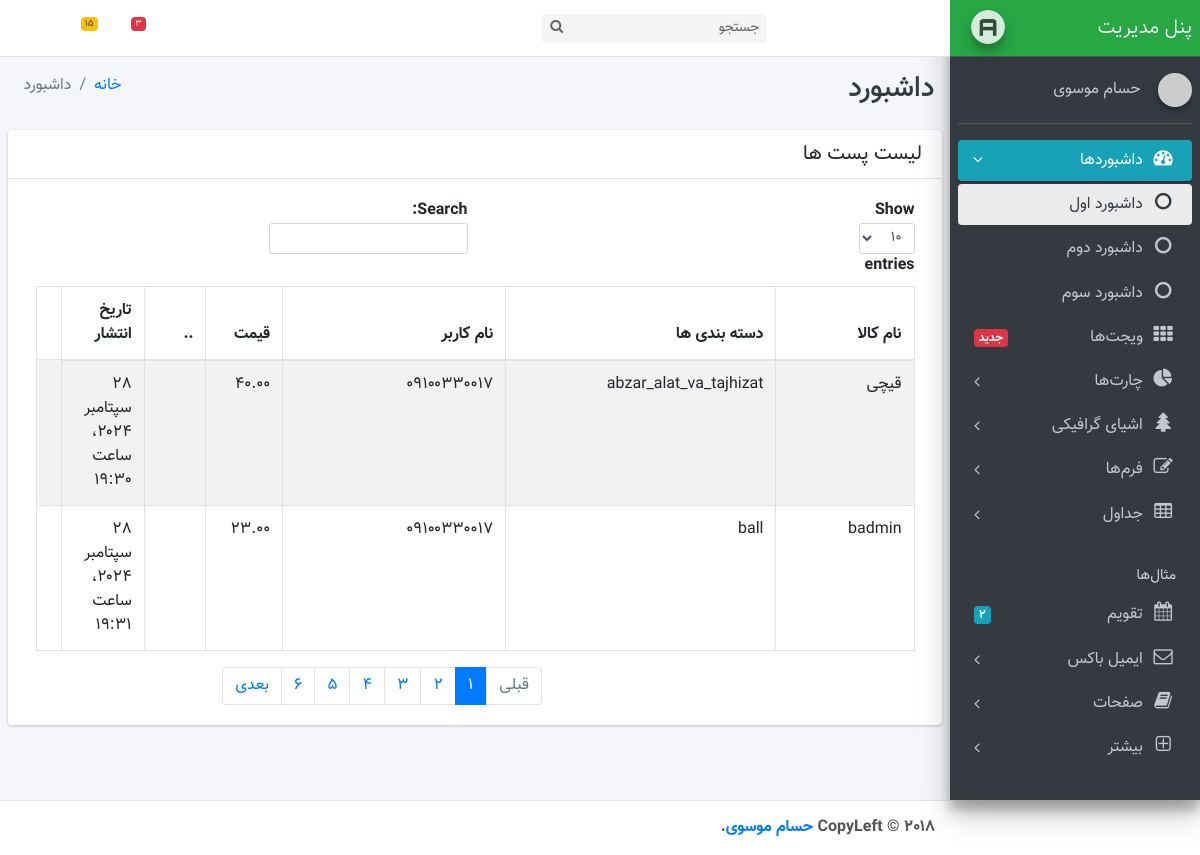
Before: /cadmin/postslist (signed in) with the older database file.
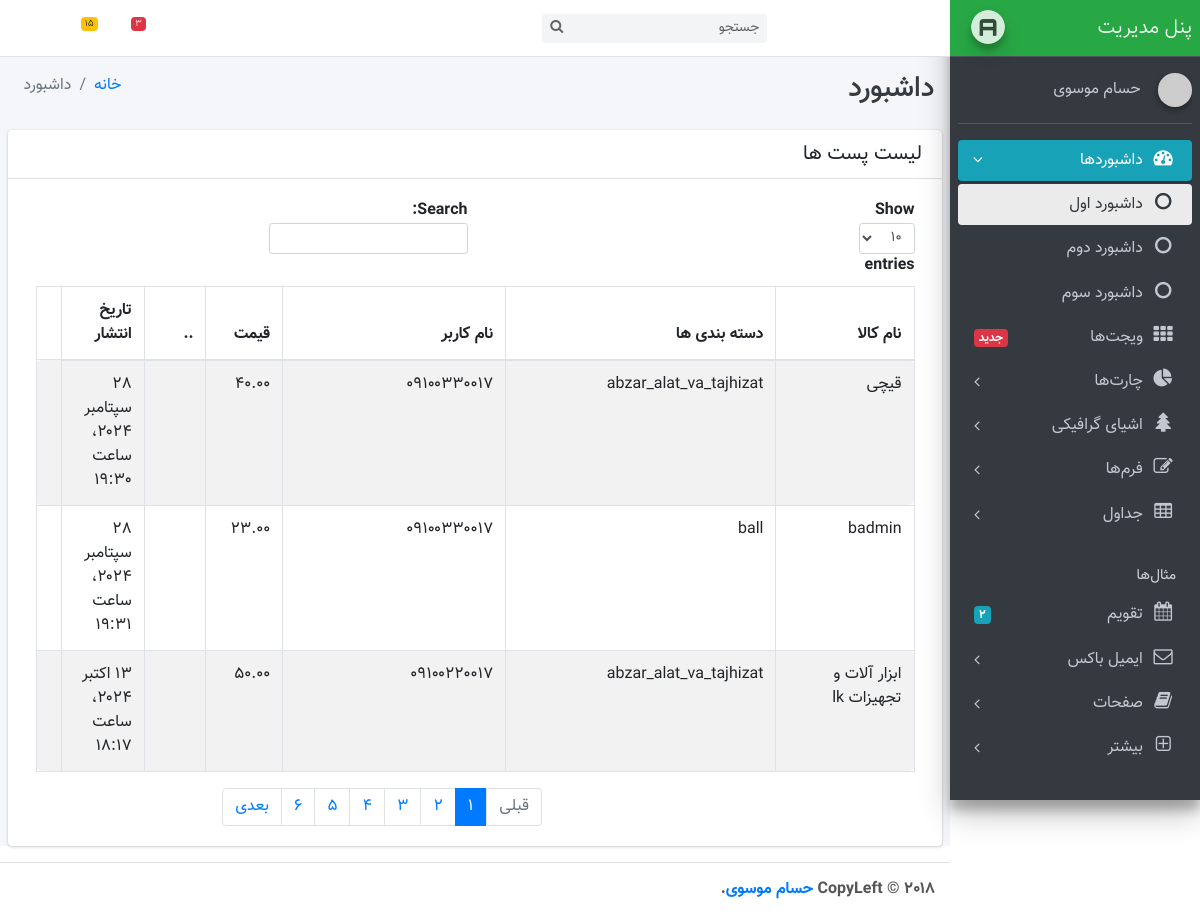
After: the same page with the newer database file.
### blog/models.py (models this page shows, shortened)
class Post(models.Model):
    TYPE_CHOICES=(('product','کالا'),('service','خدمات'))
    type=models.CharField(choices=TYPE_CHOICES,default='product',max_length=30)
    product=models.ForeignKey(Product,related_name='blog_productpost',on_delete=models.CASCADE,blank=True,null=True)
    service=models.ForeignKey(Services,related_name='blog_servicepost',on_delete=models.CASCADE,blank=True,null=True)
    created=models.DateTimeField(auto_now_add=timezone.now,null=True)
    updated=models.DateTimeField(auto_now=timezone.now,)
    slug=models.CharField(null=True,blank=True,max_length=500)
    category=models.CharField(null=True,blank=True,max_length=500)
    tags=TaggableManager()
    class Meta:
      verbose_name = 'آگهی'
      verbose_name_plural = 'آگهی ها'

### products/models.py (models this page shows, shortened)
class Product(models.Model):
    COLOR_CHOICES=(('white','سفید'),('yellow','زرد'),('orange','نارنجی'),('red','قرمز'),
                   ('pink','صورتی'),('purple','بنفش'),('blue','آبی'),('green','سبز'),('brown','قهوه ای'),
                   ('black','مشکی'),('gray','طوسی'),('golden','طلایی'),('silver','نقره ای'),)
    USERSTATUS_CHOICES=(('demander','تقاضا کننده'),('supplier','رضه کننده'))
    userstatus=models.CharField(choices=USERSTATUS_CHOICES,default='demander',max_length=50)
    user=models.ForeignKey(User,on_delete=models.CASCADE,related_name='blog_products',null=True,verbose_name='نام کاربری')
    category=models.ManyToManyField('ProductsCategory',blank=True,verbose_name='دسته بندی کالا')
    title=models.CharField(null=True,max_length=30,verbose_name='نام کالا')
    thumbnail=models.ImageField(upload_to='image',null=True,blank=True,verbose_name='تصویر')
    slug=models.SlugField(null=True,allow_unicode=True)
    consumed=models.CharField(null=True,max_length=8000,verbose_name='مورد مصرف')
    description=models.TextField(null=True,verbose_name='معرفی کالا')
    constituents=models.CharField(null=True,max_length=8000,verbose_name='اهم اجزای تشکیل دهنده')
    analytical_material=models.CharField(null=True,max_length=8000,verbose_name='مواد آنالیز')
    color=models.CharField(choices=COLOR_CHOICES,null=True,max_length=50,verbose_name='رنگ',blank=True)
    count=models.IntegerField(null=True,verbose_name='تعداد',blank=True)
    capacity=models.CharField(null=True,verbose_name='ظرفیت',blank=True,max_length=50,)
    created=models.DateTimeField(auto_now_add=timezone.now,null=True)
    updated=models.DateTimeField(auto_now=timezone.now,)
    price=models.DecimalField(max_digits=6, decimal_places=2,verbose_name='قیمت',null=True)
    manufacturers=models.CharField(max_length=5000,verbose_name='تولیدکنندگان',null=True)
    class Meta:
       verbose_name = 'کالا'
       verbose_name_plural = 'کالا ها'

### accounts/models.py (models this page shows, shortened)
class User(AbstractBaseUser, PermissionsMixin):
    phone_number = models.CharField(
        _("phone_number"),
        max_length=11,
        unique=True,
        help_text=_(
            "Required. 11 numbers"
        ),
        error_messages={
            "unique": _("A user with that phone_number already exists."),
        },
    )
    is_staff = models.BooleanField(
        _("staff status"),
        default=False,
        help_text=_("Designates whether the user can log into this admin site."),
    )
    is_active = models.BooleanField(
        _("active"),
        default=True,
        help_text=_(
            "Designates whether this user should be treated as active. "
            "Unselect this instead of deleting accounts."
        ),
    )
    date_joined = models.DateTimeField(_("date joined"), default=timezone.now)
    objects = UserManager()
    USERNAME_FIELD = "phone_number"
    class Meta:
        verbose_name = _("user")
        verbose_name_plural = _("users")

### cadmin/views.py (the view)
# urls.py: path("postslist", PostList.as_view(), name="post_list"),
class PostList(LoginRequiredMixin,ListView):
    model=Post
    template_name='cadmin/data.html'
    context_object_name='posts'

### templates/cadmin/data.html (shortened to what the changed rows need)
{% extends "cadmin/base.html" %}
{% block content %}
<ul>
    <div class="card">
        <div class="card-body">
          <div id="example1_wrapper" class="dataTables_wrapper container-fluid dt-bootstrap4"><div class="row"><div class="col-sm-12"><table id="example1" class="table table-bordered table-striped dataTable" role="grid">
            <thead>
            <tr role="row">
                <th class="sorting_asc" tabindex="0" aria-controls="example1" rowspan="1" colspan="1" aria-sort="ascending" aria-label="موتور رندر: activate to sort column descending" style="width: 199.079px;">نام کالا</th>
                <th class="sorting" tabindex="0" aria-controls="example1" rowspan="1" colspan="1" aria-label="مرورگر: activate to sort column ascending" style="width: 361.218px;">دسته بندی ها</th>
                <th class="sorting" tabindex="0" aria-controls="example1" rowspan="1" colspan="1" aria-label="سیستم عامل: activate to sort column ascending" style="width: 336.993px;">نام کاربر</th>
                <th class="sorting" tabindex="0" aria-controls="example1" rowspan="1" colspan="1" aria-label="ورژن: activate to sort column ascending" style="width: 89.0625px;">قیمت </th>
                <th class="sorting" tabindex="0" aria-controls="example1" rowspan="1" colspan="1" aria-label="ورژن: activate to sort column ascending" style="width: 89.0625px;">..</th>
                <th class="sorting" tabindex="0" aria-controls="example1" rowspan="1" colspan="1" aria-label="امتیاز: activate to sort column ascending" style="width: 93.8568px;">تاریخ انتشار</th>
            </tr>
            </thead>
            <tbody>
                {% for post in posts %}
                <tr role="row" class="odd">
                    <td class="sorting_1">{{post.product.title}}</td>
                    <td>{{post.category}}</td>
                    <td>{{post.product.user}}</td>
                    <td>{{post.product.price}}</td>
                    <td>{{post.product.}}</td>
                    <td>{{post.product.created}}</td>
                    <td></td>
                </tr>
                {% endfor %}
            </tbody>
          </table></div></div></div>
        </div>
      </div>
</ul>
{% endblock content %}

Changed rows visible on the page:
added Post: product "ابزار آلات و تجهیزات lk", category "abzar_alat_va_tajhizat", product.user "۰۹۱۰۰۲۲۰۰۱۷", product.price "۵۰.۰۰", product.created "۱۳ اکتبر ۲۰۲۴، ساعت ۱۸:۱۷"
